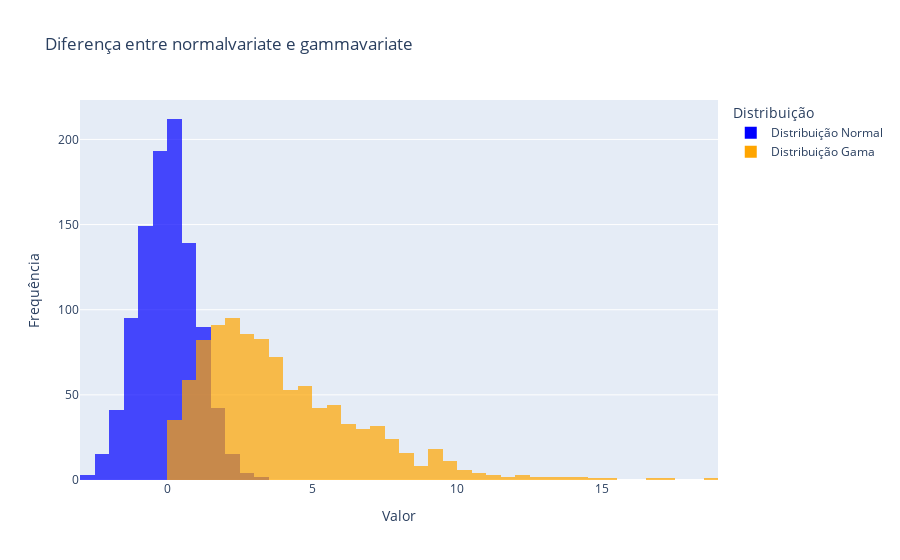

Notebook code for this chart:
### Markdown cell above
A melhor forma de exibir a diferença é fazendo um gráfico dos números sorteados por cada método:

### Code cell
import random
import plotly.express as px

# Número de pontos para gerar
num_points = 1_000

# Gerar pontos usando normalvariate
normal_points = [random.normalvariate(0, 1) for _ in range(num_points)]

# Gerar pontos usando gammavariate
gamma_points = [random.gammavariate(2, 2) for _ in range(num_points)]

# Colocando os dados em um dicionário - isso vai colocar a
# chave do dicionário como legenda
data = {
    "Distribuição Normal": normal_points,
    "Distribuição Gama": gamma_points
}
# Criar uma figura interativa com Plotly
fig = px.histogram(
    data,
    labels={"x": "Valor"},
    title="Diferença entre normalvariate e gammavariate",
    opacity=0.7,
    color_discrete_sequence=["blue", "orange"],
    nbins=50,
    barmode="overlay"
)

# Personalizar o layout
fig.update_layout(
    xaxis_title="Valor",
    yaxis_title="Frequência",
    legend_title="Distribuição",
)

# Mostrar o gráfico interativo
fig.show()

### Figure 1 — Plotly figure (JSON) as saved in the notebook; plotly's stock layout.template omitted (floating-point values rounded to 4 significant figures; data arrays with more than 128 entries replaced by an {"elided": "..."} marker saying what was removed)
{"data": [{"alignmentgroup": "True", "bingroup": "x", "hovertemplate": "variable=Distribuição Normal<br>value=%{x}<br>count=%{y}<extra></extra>", "legendgroup": "Distribuição Normal", "marker": {"color": "blue", "opacity": 0.7, "pattern": {"shape": ""}}, "name": "Distribuição Normal", "nbinsx": 50, "offsetgroup": "Distribuição Normal", "orientation": "v", "showlegend": true, "type": "histogram", "x": {"elided": "1000 float values"}, "xaxis": "x", "yaxis": "y"}, {"alignmentgroup": "True", "bingroup": "x", "hovertemplate": "variable=Distribuição Gama<br>value=%{x}<br>count=%{y}<extra></extra>", "legendgroup": "Distribuição Gama", "marker": {"color": "orange", "opacity": 0.7, "pattern": {"shape": ""}}, "name": "Distribuição Gama", "nbinsx": 50, "offsetgroup": "Distribuição Gama", "orientation": "v", "showlegend": true, "type": "histogram", "x": {"elided": "1000 float values"}, "xaxis": "x", "yaxis": "y"}], "layout": {"autosize": true, "barmode": "overlay", "legend": {"title": {"text": "Distribuição"}, "tracegroupgap": 0}, "title": {"text": "Diferença entre normalvariate e gammavariate"}, "xaxis": {"anchor": "y", "autorange": true, "domain": [0, 1], "range": [-3, 19], "title": {"text": "Valor"}, "type": "linear"}, "yaxis": {"anchor": "x", "autorange": true, "domain": [0, 1], "range": [0, 223.2], "title": {"text": "Frequência"}}}}
